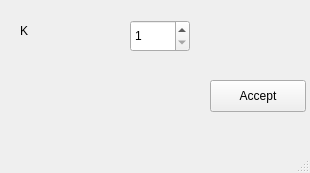
<?xml version="1.0" encoding="UTF-8"?>
<ui version="4.0">
 <class>Conf_KNN</class>
 <widget class="QMainWindow" name="Conf_KNN">
  <property name="geometry">
   <rect>
    <x>0</x>
    <y>0</y>
    <width>310</width>
    <height>173</height>
   </rect>
  </property>
  <property name="minimumSize">
   <size>
    <width>310</width>
    <height>173</height>
   </size>
  </property>
  <property name="windowTitle">
   <string>Configuración KNN</string>
  </property>
  <widget class="QWidget" name="centralwidget">
   <widget class="QLabel" name="label">
    <property name="geometry">
     <rect>
      <x>20</x>
      <y>20</y>
      <width>70</width>
      <height>22</height>
     </rect>
    </property>
    <property name="text">
     <string>K</string>
    </property>
   </widget>
   <widget class="QSpinBox" name="K">
    <property name="geometry">
     <rect>
      <x>130</x>
      <y>20</y>
      <width>60</width>
      <height>32</height>
     </rect>
    </property>
    <property name="minimum">
     <number>1</number>
    </property>
    <property name="maximum">
     <number>999999</number>
    </property>
   </widget>
   <widget class="QPushButton" name="Aceptar">
    <property name="geometry">
     <rect>
      <x>210</x>
      <y>80</y>
      <width>96</width>
      <height>32</height>
     </rect>
    </property>
    <property name="text">
     <string>Accept</string>
    </property>
   </widget>
  </widget>
  <widget class="QMenuBar" name="menubar">
   <property name="geometry">
    <rect>
     <x>0</x>
     <y>0</y>
     <width>310</width>
     <height>25</height>
    </rect>
   </property>
  </widget>
  <widget class="QStatusBar" name="statusbar"/>
 </widget>
 <resources/>
 <connections/>
</ui>
